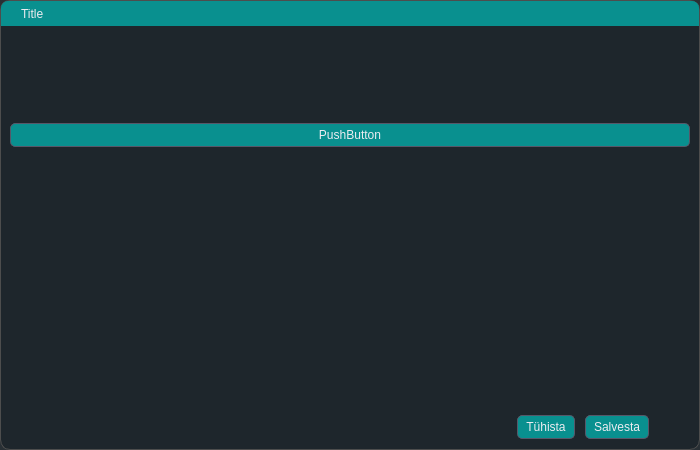
<?xml version="1.0" encoding="UTF-8"?>
<ui version="4.0">
 <class>asBuiltTools</class>
 <widget class="QDialog" name="asBuiltTools">
  <property name="geometry">
   <rect>
    <x>0</x>
    <y>0</y>
    <width>700</width>
    <height>450</height>
   </rect>
  </property>
  <property name="sizePolicy">
   <sizepolicy hsizetype="Fixed" vsizetype="Fixed">
    <horstretch>0</horstretch>
    <verstretch>0</verstretch>
   </sizepolicy>
  </property>
  <property name="minimumSize">
   <size>
    <width>700</width>
    <height>450</height>
   </size>
  </property>
  <property name="maximumSize">
   <size>
    <width>700</width>
    <height>450</height>
   </size>
  </property>
  <property name="font">
   <font>
    <pointsize>10</pointsize>
    <weight>75</weight>
    <bold>true</bold>
   </font>
  </property>
  <property name="windowTitle">
   <string>Teostusjoonised tööriistad</string>
  </property>
  <property name="styleSheet">
   <string notr="true">* {
    border: transparent;
    boreder-radius: 10px;
	background-color: rgba(29, 37, 43, 0.78);  /* 10% transparency */
    padding: 0;
    margin: 0;
    color: #ececf1; /* Brighter default text */
}

#FrameMain{
    border-radius: 10px;
	border: 1px solid #4d4d4d;
	background-color: rgba(29, 37, 43, 0.89);  /* 10% transparency */
}


QLabel, QFrame{
	background: None;
	}




/* ------------------------------------------------------ */
/* 🧠 Global Interaction Effects - Focused Field &amp; Tabs   */
/* ------------------------------------------------------ */
QLineEdit:focus, QTextEdit:focus, QComboBox:focus,   QTabBar::tab:selected {
        /* 🟢 Bottom glow - Extends further for visibility */
    border: 1px solid; 
    border-left-color: qradialgradient(spread:pad, cx:0, cy:0.347273, radius:0.826, fx:0.453364, fy:0.097, stop:0.125 rgba(9, 144, 143, 88), stop:1 rgba(46, 47, 56, 76));
    border-top-color: qradialgradient(spread:pad, cx:0, cy:0.347273, radius:0.826, fx:0.453364, fy:0.097, stop:0.125 rgba(9, 144, 143, 88), stop:1 rgba(46, 47, 56, 76));
    border-bottom-color: qradialgradient(spread:pad, cx:1, cy:0.728, radius:0.826, fx:0.498455, fy:0.95, stop:0.125 rgba(9, 144, 143, 88), stop:1 rgba(46, 47, 56, 76));
    border-right-color: qradialgradient(spread:pad, cx:1, cy:0.728, radius:0.826, fx:0.498455, fy:0.95, stop:0.125 rgba(9, 144, 143, 88), stop:1 rgba(46, 47, 56, 76));	

}

 QLineEdit:hover, QTextEdit:hover, QComboBox:hover, QTabBar::tab:hover {
        /* 🟡 Hover Glow - Softer but Visible */
    border: 1px solid; 
    border-left-color: qradialgradient(spread:pad, cx:0, cy:0.347273, radius:0.826, fx:0.453364, fy:0.097, stop:0.125 rgba(9, 144, 143, 88), stop:1 rgba(46, 47, 56, 76));
    border-top-color: qradialgradient(spread:pad, cx:0, cy:0.347273, radius:0.826, fx:0.453364, fy:0.097, stop:0.125 rgba(9, 144, 143, 88), stop:1 rgba(46, 47, 56, 76));
    border-bottom-color: qradialgradient(spread:pad, cx:1, cy:0.728, radius:0.826, fx:0.498455, fy:0.95, stop:0.125 rgba(9, 144, 143, 88), stop:1 rgba(46, 47, 56, 76));
    border-right-color: qradialgradient(spread:pad, cx:1, cy:0.728, radius:0.826, fx:0.498455, fy:0.95, stop:0.125 rgba(9, 144, 143, 88), stop:1 rgba(46, 47, 56, 76));	
    background-color: qradialgradient(spread:pad, cx:1, cy:0.995, radius:0.5, fx:1, fy:0.988, stop:0 rgba(9, 144, 143, 88), stop:0.920455 rgba(46, 47, 56, 76));
}

/* ---------------------------- */
/* 📝 QLineEdit Styling */
/* ---------------------------- */
QLineEdit {
    background-color: #303a42;   /* Matches the global dark background */
    color: #c5c5d2;              /* Default light gray text */
    border: 1px solid #6f7f87;
    border-radius: 4px;          /* Rounded corners for a smooth look */
    padding: 4px;                /* Adequate padding for text clarity */
}

/* 
   Note: Your existing rules for QLineEdit:focus and QLineEdit:hover already provide
   the gradient border and glow effects. This default state ensures a smooth transition 
   into those interactive states.
*/

/* ---------------------------- */
/* 🔘 Disabled State for QLineEdit */
/* ---------------------------- */
QLineEdit:disabled {
    background-color: #24252e;  /* A slightly darker tone for disabled state */
    border: 1px dashed rgba(120, 120, 130, 0.5);  /* Dashed and faded border */
    color: rgba(170, 170, 180, 0.5);  /* Muted text color */
    opacity: 0.5;               /* Lower opacity to indicate inactivity */
}

/* ---------------------------- */
/* 🖱️ QListWidget Focus */
/* ---------------------------- */
QListWidget:focus {
	boreder: 1px solid;
    border-left-color: qradialgradient(spread:pad, cx:0, cy:0.347273, radius:0.826, fx:0.453364, fy:0.097, stop:0.125 rgba(9, 144, 143, 88), stop:1 rgba(46, 47, 56, 76));
    border-top-color: qradialgradient(spread:pad, cx:0, cy:0.347273, radius:0.826, fx:0.453364, fy:0.097, stop:0.125 rgba(9, 144, 143, 88), stop:1 rgba(46, 47, 56, 76));
    border-bottom-color: qradialgradient(spread:pad, cx:1, cy:0.728, radius:0.826, fx:0.498455, fy:0.95, stop:0.125 rgba(9, 144, 143, 88), stop:1 rgba(46, 47, 56, 76));
    border-right-color: qradialgradient(spread:pad, cx:1, cy:0.728, radius:0.826, fx:0.498455, fy:0.95, stop:0.125 rgba(9, 144, 143, 88), stop:1 rgba(46, 47, 56, 76));	
}

/* ---------------------------- */
/* 🖱️ QListWidget Hovered Item */
/* ---------------------------- */
QListWidget::item:hover {
    border: 1px solid; 
    border-left-color: qradialgradient(spread:pad, cx:0, cy:0.347273, radius:0.826, 
        fx:0.453364, fy:0.097, stop:0.125 rgba(9, 144, 143, 88), stop:1 rgba(46, 47, 56, 76));
    border-top-color: qradialgradient(spread:pad, cx:0, cy:0.347273, radius:0.826, 
        fx:0.453364, fy:0.097, stop:0.125 rgba(9, 144, 143, 88), stop:1 rgba(46, 47, 56, 76));
    border-bottom-color: qradialgradient(spread:pad, cx:1, cy:0.728, radius:0.826, 
        fx:0.498455, fy:0.95, stop:0.125 rgba(9, 144, 143, 88), stop:1 rgba(46, 47, 56, 76));
    border-right-color: qradialgradient(spread:pad, cx:1, cy:0.728, radius:0.826, 
        fx:0.498455, fy:0.95, stop:0.125 rgba(9, 144, 143, 88), stop:1 rgba(46, 47, 56, 76));  
	background-color: qradialgradient(spread:pad, cx:1, cy:0.995, radius:0.5, fx:1, fy:0.988, stop:0 rgba(9, 144, 143, 255), stop:0.920455 rgba(46, 47, 56, 253));
    border-radius: 4px;
}

/* ---------------------------- */
/* ✅ QListWidget Selected Item */
/* ---------------------------- */
QListWidget::item:selected {
	color: #c5c5d2; /* Default light gray text */	
    border: 1px solid; 
 	 border-radius: 4px;
    border-left-color: qradialgradient(spread:pad, cx:0, cy:0.347273, radius:0.826, 
        fx:0.453364, fy:0.097, stop:0.125 rgba(9, 144, 143, 66), stop:1 rgba(46, 47, 56, 54));
    border-top-color: qradialgradient(spread:pad, cx:0, cy:0.347273, radius:0.826, 
        fx:0.453364, fy:0.097, stop:0.125 rgba(9, 144, 143, 66), stop:1 rgba(46, 47, 56, 54));
    border-bottom-color: qradialgradient(spread:pad, cx:1, cy:0.728, radius:0.826, 
        fx:0.498455, fy:0.95, stop:0.125 rgba(9, 144, 143, 66), stop:1 rgba(46, 47, 56, 54));
    border-right-color: qradialgradient(spread:pad, cx:1, cy:0.728, radius:0.826, 
        fx:0.498455, fy:0.95, stop:0.125 rgba(9, 144, 143, 66), stop:1 rgba(46, 47, 56, 54));  
	background-color: qradialgradient(spread:pad, cx:1, cy:0.995, radius:1.24, fx:1, fy:0.988, stop:0 rgba(9, 144, 143, 172), stop:0.920455 rgba(46, 47, 56, 0));
}



/* ---------------------------- */
/* 🔘 QPushButton Styling */
/* ---------------------------- */

QPushButton {
    padding: 4px 8px;
    text-align: center;
    border-radius: 5px;
	background-color: rgb(9, 144, 143);
    border: 1px solid #565869; /* Default border */
    color: #ececf1; /* Brighter text */
    transition: all 150ms ease-in-out; /* Smooth transition */
}

/* 🟢 Hover Effect - Glow &amp; Color Shift */
QPushButton:hover {
    background-color: #5c5d6e; /* Slightly lighter background */
    border: 1px solid #acacbe; /* Lighter border */
    
color: #c5c5d2; /* Default text color */

}

/* 🔴 Pressed Effect - Darker Look &amp; More Intense Glow */
QPushButton:pressed {
    background-color: #2d2e3a; /* Darker background */
    border: 1px solid #8e8ea0; /* Slightly darker border */
    color: #bdbecf; /* Dimmed text */

}

/* ⚫ Disabled State - More Noticeable */
QPushButton:disabled {
    background-color: #24252e; /* **Much darker background** */
    border: 1px dashed rgba(120, 120, 130, 0.5); /* **Dashed, faded border** */
    color: rgba(170, 170, 180, 0.5); /* **Faded text color** */
    opacity: 0.5; /* **Lower opacity to indicate inactive state** */
}

QPushButton:focus{
	    border: 1px solid; 	
    border-left-color: qradialgradient(spread:pad, cx:0, cy:0.347273, radius:0.826, fx:0.453364, fy:0.097, stop:0.125 rgba(9, 144, 143, 88), stop:1 rgba(46, 47, 56, 76));
    border-top-color: qradialgradient(spread:pad, cx:0, cy:0.347273, radius:0.826, fx:0.453364, fy:0.097, stop:0.125 rgba(9, 144, 143, 88), stop:1 rgba(46, 47, 56, 76));
    border-bottom-color: qradialgradient(spread:pad, cx:1, cy:0.728, radius:0.826, fx:0.498455, fy:0.95, stop:0.125 rgba(9, 144, 143, 88), stop:1 rgba(46, 47, 56, 76));
    border-right-color: qradialgradient(spread:pad, cx:1, cy:0.728, radius:0.826, fx:0.498455, fy:0.95, stop:0.125 rgba(9, 144, 143, 88), stop:1 rgba(46, 47, 56, 76));	
	background-color: rgb(31, 93, 92);
}


/* ══════════════════════════════════════════════════════ */
/*                 ✅ QCheckBox Styling                   */
/* ══════════════════════════════════════════════════════ */

QCheckBox {
    color: #d1d1e0;
    spacing: 5px;
    font-size: 12px;
	 background: transparent; /* This removes any background */
}

/* Default indicator box */
QCheckBox::indicator {
    width: 16px;
    height: 16px;
    background-color: #40414f;
    border: 1px solid #1f5d5c;
    border-radius: 3px;
}

/* Hovered box */
QCheckBox::indicator:hover {
    border: 1px solid #0b4544;
    background-color: #565869;
}

/* Checked state */
QCheckBox::indicator:checked {
    background-color: rgb(9, 144, 143);
    border: 1px solid #565869;
    image: url(&quot;:/images/themes/default/algorithms/mAlgorithmCheckGeometry.svg&quot;);
}

/* Checked + Hover */
QCheckBox::indicator:checked:hover {
    background-color: rgba(9, 144, 143, 0.8);
    border: 1px solid #acacbe;
}

/* Disabled */
QCheckBox:disabled {
    color: #6a6a75;
}
QCheckBox::indicator:disabled {
    background-color: #2c2c35;
    border: 1px dashed rgba(120, 120, 130, 0.5);
}
QCheckBox::indicator:checked:disabled {
    background-color: rgba(50, 50, 60, 0.5);
    border: 1px solid #40414f;
    image: url(&quot;:/images/themes/default/algorithms/mAlgorithmCheckGeometry.svg&quot;);
    opacity: 0.5;
}


/* ══════════════════════════════════════════════════════ */
/*                     🔘 COMBOBOX STYLING                */
/* ══════════════════════════════════════════════════════ */

QComboBox {
    background-color: #2e2f38;
    color: #c5c5d2;
	border: 1px solid #7b8a95;    
	border-radius: 4px;
    padding: 4px;
}

QComboBox::drop-down {
    background-color: #2e2f38;
    border: none;
    border-radius: 10px;
    width: 16px;
    height: 16px;
    subcontrol-origin: padding;
    subcontrol-position: right; /* Adjusted to right for a common look */
}



QComboBox QAbstractItemView {
    background-color: #2e2f38;
    border: 1px solid #565869;
    selection-background-color: qradialgradient(
        spread: pad,
        cx: 1,
        cy: 0.728,
        radius: 0.826,
        fx: 0.498455,
        fy: 0.95,
        stop: 0.125 rgba(9,144,143,150),
        stop: 1 rgba(46,47,56,253)
    );
    selection-color: #ececf1;
}

QComboBox QAbstractItemView::item {
    background-color: #2e2f38;
    color: #c5c5d2;
}

QComboBox QAbstractItemView::item:selected {
    background-color: qradialgradient(
        spread: pad,
        cx: 1,
        cy: 0.728,
        radius: 0.826,
        fx: 0.498455,
        fy: 0.95,
        stop: 0.125 rgba(9,144,143,150),
        stop: 1 rgba(46,47,56,253)
    );
    color: #ececf1;
}

QComboBox QAbstractItemView::item:hover {
    background-color: qradialgradient(
        spread: pad,
        cx: 1,
        cy: 0.995,
        radius: 1.24,
        fx: 1,
        fy: 0.988,
        stop: 0 rgba(9,144,143,150),
        stop: 0.920455 rgba(46,47,56,253)
    );
    color: #ececf1;
}

QComboBox:focus {
    border: 1px solid qradialgradient(
        spread: pad,
        cx: 0,
        cy: 0.347273,
        radius: 0.826,
        fx: 0.453364,
        fy: 0.097,
        stop: 0.125 rgba(9,144,143,88),
        stop: 1 rgba(46,47,56,76)
    );
}

QComboBox:disabled {
    background-color: #2e2f38;
    border: 1px solid #565869;
    color: #8a95a5;
}

QTextBrowser {
    background-color: qradialgradient(
        spread:pad,
        cx:1, cy:0.995, radius:1.24,
        fx:1, fy:0.988,
        stop:0 rgba(9, 144, 143, 32),
        stop:0.920 rgba(46, 47, 56, 160)
    );
    color: #ececf1;
    border: 1px solid rgba(100, 100, 100, 80);
    border-radius: 8px;
    padding: 8px;
}

/* Optional: match the scrollbar look too */
QTextBrowser QScrollBar:vertical {
    background: transparent;
    width: 10px;
    margin: 2px 0 2px 0;
}

QTextBrowser QScrollBar::handle:vertical {
    background: rgba(9, 144, 143, 0.5);
    min-height: 20px;
    border-radius: 4px;
}

QTextBrowser QScrollBar::add-line:vertical,
QTextBrowser QScrollBar::sub-line:vertical {
    height: 0;
    background: none;
}

QTextBrowser QScrollBar::add-page:vertical,
QTextBrowser QScrollBar::sub-page:vertical {
    background: none;
}



#dragFrame {
    border-top-left-radius: 7px;
    border-top-right-radius: 7px;
    border-bottom-right-radius: 0px;
    border-bottom-left-radius: 0px;
    background-color: rgba(9, 144, 143, 1.0);
    cursor: move;
    color: #ececf1; /* Brighter default text */
}


</string>
  </property>
  <layout class="QVBoxLayout" name="verticalLayout">
   <property name="spacing">
    <number>0</number>
   </property>
   <property name="leftMargin">
    <number>0</number>
   </property>
   <property name="topMargin">
    <number>0</number>
   </property>
   <property name="rightMargin">
    <number>0</number>
   </property>
   <property name="bottomMargin">
    <number>0</number>
   </property>
   <item>
    <widget class="QFrame" name="FrameMain">
     <property name="minimumSize">
      <size>
       <width>0</width>
       <height>100</height>
      </size>
     </property>
     <property name="styleSheet">
      <string notr="true"/>
     </property>
     <property name="frameShape">
      <enum>QFrame::StyledPanel</enum>
     </property>
     <property name="frameShadow">
      <enum>QFrame::Raised</enum>
     </property>
     <layout class="QVBoxLayout" name="verticalLayout_2">
      <property name="leftMargin">
       <number>0</number>
      </property>
      <property name="topMargin">
       <number>0</number>
      </property>
      <property name="rightMargin">
       <number>0</number>
      </property>
      <property name="bottomMargin">
       <number>0</number>
      </property>
      <item>
       <widget class="QFrame" name="dragFrame">
        <property name="minimumSize">
         <size>
          <width>0</width>
          <height>25</height>
         </size>
        </property>
        <property name="maximumSize">
         <size>
          <width>1000000</width>
          <height>25</height>
         </size>
        </property>
        <property name="frameShape">
         <enum>QFrame::StyledPanel</enum>
        </property>
        <property name="frameShadow">
         <enum>QFrame::Raised</enum>
        </property>
        <layout class="QHBoxLayout" name="horizontalLayout_4">
         <property name="spacing">
          <number>0</number>
         </property>
         <property name="leftMargin">
          <number>20</number>
         </property>
         <property name="topMargin">
          <number>0</number>
         </property>
         <property name="rightMargin">
          <number>0</number>
         </property>
         <property name="bottomMargin">
          <number>0</number>
         </property>
         <item>
          <widget class="QLabel" name="lblTitle">
           <property name="text">
            <string>Title</string>
           </property>
          </widget>
         </item>
        </layout>
       </widget>
      </item>
      <item>
       <widget class="QFrame" name="frame">
        <property name="frameShape">
         <enum>QFrame::StyledPanel</enum>
        </property>
        <property name="frameShadow">
         <enum>QFrame::Raised</enum>
        </property>
        <layout class="QVBoxLayout" name="verticalLayout_3">
         <item>
          <widget class="QPushButton" name="Drawingtool">
           <property name="text">
            <string>PushButton</string>
           </property>
          </widget>
         </item>
         <item>
          <layout class="QVBoxLayout" name="Notes"/>
         </item>
        </layout>
       </widget>
      </item>
      <item alignment="Qt::AlignBottom">
       <widget class="QFrame" name="fButtons">
        <property name="frameShape">
         <enum>QFrame::StyledPanel</enum>
        </property>
        <property name="frameShadow">
         <enum>QFrame::Raised</enum>
        </property>
        <layout class="QHBoxLayout" name="horizontalLayout_2">
         <property name="spacing">
          <number>10</number>
         </property>
         <property name="leftMargin">
          <number>0</number>
         </property>
         <property name="topMargin">
          <number>10</number>
         </property>
         <property name="rightMargin">
          <number>50</number>
         </property>
         <property name="bottomMargin">
          <number>10</number>
         </property>
         <item>
          <spacer name="horizontalSpacer">
           <property name="orientation">
            <enum>Qt::Horizontal</enum>
           </property>
           <property name="sizeHint" stdset="0">
            <size>
             <width>411</width>
             <height>20</height>
            </size>
           </property>
          </spacer>
         </item>
         <item>
          <widget class="QPushButton" name="pbCancel">
           <property name="text">
            <string>Tühista</string>
           </property>
           <property name="icon">
            <iconset>
             <normaloff>../../icons/Icons_hele/x-circle.svg</normaloff>../../icons/Icons_hele/x-circle.svg</iconset>
           </property>
          </widget>
         </item>
         <item>
          <widget class="QPushButton" name="pbSave">
           <property name="font">
            <font>
             <family>Tahoma</family>
            </font>
           </property>
           <property name="text">
            <string>Salvesta</string>
           </property>
           <property name="icon">
            <iconset>
             <normaloff>../../icons/Icons_hele/save.svg</normaloff>../../icons/Icons_hele/save.svg</iconset>
           </property>
           <property name="iconSize">
            <size>
             <width>16</width>
             <height>16</height>
            </size>
           </property>
          </widget>
         </item>
        </layout>
       </widget>
      </item>
     </layout>
    </widget>
   </item>
  </layout>
 </widget>
 <resources/>
 <connections/>
</ui>
